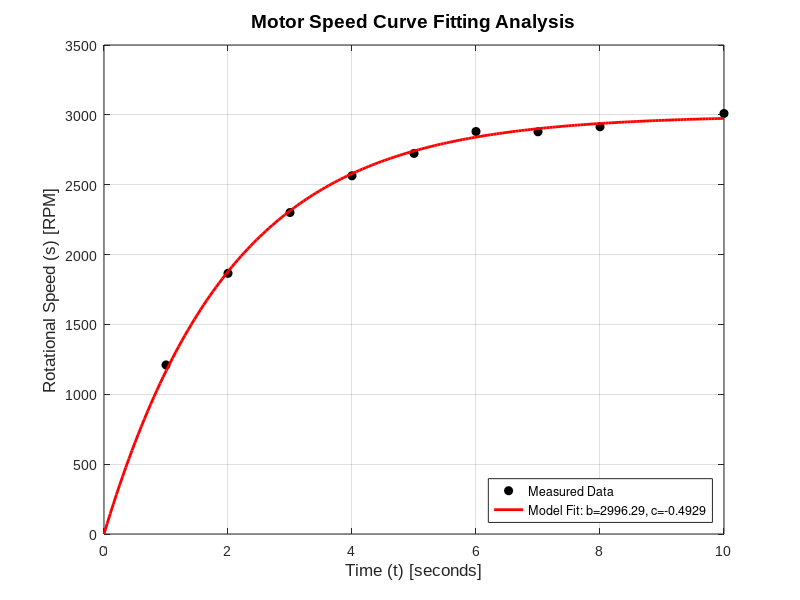

MATLAB code to generate this figure:
% =========================================================================================
% FILE NAME: Q22_MotorSpeedModeling.m
% AUTHOR: [Amey Thakur](https://github.com/Amey-Thakur)
% COURSE REPO: https://github.com/Amey-Thakur/COMPUTATIONAL-METHODS-AND-MODELING-FOR-ENGINEERING-APPLICATIONS
% RELEASE DATE: September 08, 2023
% LICENSE: Creative Commons Attribution 4.0 International (CC BY 4.0)
%
% DESCRIPTION:
% This script models the rotational speed of a motor using non-linear curve fitting 
% techniques to determine empirical constants b and c.
%
% PROBLEM STATEMENT (Q22):
% When a constant voltage was applied to a certain motor initially at rest, its 
% rotational speed s(t) versus time was measured. The data appear in the 
% following table:
% Time (sec): [1, 2, 3, 4, 5, 6, 7, 8, 10]
% Speed (rpm): [1210, 1866, 2301, 2564, 2724, 2881, 2879, 2915, 3010]
% Determine whether the following function can describe the data. If so, find the 
% values of the constants b and c: s(t) = b * (1 - e^(ct))
%
% Reference: MATLAB for Engineering Applications, William J. Palm, Chapter 5, Q22.
%
% TECHNOLOGY STACK:
% - Programming Language: MATLAB (R2023a+)
% =========================================================================================

% --- Environment Initialization ---
clc;
clear;
close all;

% --- Experimental Dataset Acquisition ---
time = [1, 2, 3, 4, 5, 6, 7, 8, 10];
speed = [1210, 1866, 2301, 2564, 2724, 2881, 2879, 2915, 3010];

% --- Mathematical Modeling & Optimization ---
% Model: s(t) = b * (1 - exp(c * t))
% Optimization Objective: Minimize the Sum of Squared Errors (SSE)
sse_func = @(params) sum((speed - params(1) * (1 - exp(params(2) * time))).^2);

% Initial Guesses:
% b (steady-state speed) ~ 3000
% c (rate constant) ~ -0.5
initial_guesses = [3000, -0.5];

% Optimization via fminsearch (Simplex algorithm)
optimal_params = fminsearch(sse_func, initial_guesses);
b_opt = optimal_params(1);
c_opt = optimal_params(2);

% --- Validation and Visualization ---
time_smooth = linspace(0, 10, 200);
speed_fit = b_opt * (1 - exp(c_opt * time_smooth));

figure('Color', 'w', 'Name', 'Motor Dynamics Characterization');
plot(time, speed, 'ko', 'MarkerFaceColor', 'k', 'MarkerSize', 6); % Data points
hold on;
plot(time_smooth, speed_fit, 'r-', 'LineWidth', 2); % Regression curve

% Aesthetics and Labeling
grid on;
set(gca, 'FontName', 'Arial', 'FontSize', 10);
xlabel('Time (t) [seconds]', 'FontSize', 12);
ylabel('Rotational Speed (s) [RPM]', 'FontSize', 12);
title('Motor Speed Curve Fitting Analysis', 'FontSize', 14, 'FontWeight', 'bold');
legend('Measured Data', sprintf('Model Fit: b=%.2f, c=%.4f', b_opt, c_opt), 'Location', 'southeast');

% --- Results Visualization ---
fprintf('--- Motor Speed Model Parameters ---\n');
fprintf('Optimized Constant b: %8.2f RPM\n', b_opt);
fprintf('Optimized Constant c: %8.4f s^-1\n', c_opt);
fprintf('Final SSE:           %8.2e\n', sse_func(optimal_params));

% Professional Scholarly Footer
fprintf('\nModel Insight: The negative value of constant c confirms the expected asymptotic behavior where speed approaches limit b as time increases.\n');
